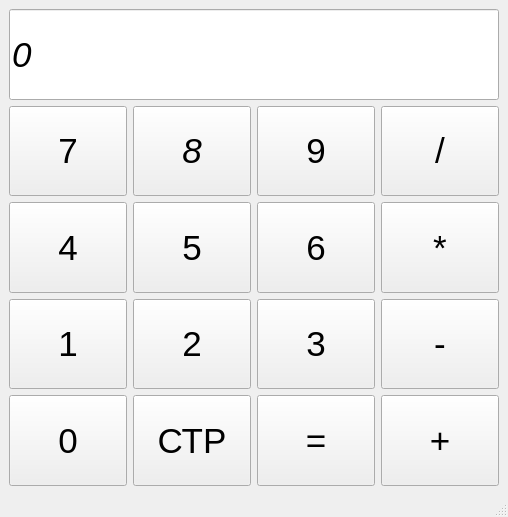
<?xml version="1.0" encoding="UTF-8"?>
<ui version="4.0">
 <class>MainWindow</class>
 <widget class="QMainWindow" name="MainWindow">
  <property name="geometry">
   <rect>
    <x>0</x>
    <y>0</y>
    <width>508</width>
    <height>517</height>
   </rect>
  </property>
  <property name="windowTitle">
   <string>Калькулятор</string>
  </property>
  <widget class="QWidget" name="centralwidget">
   <layout class="QVBoxLayout" name="verticalLayout_2">
    <item>
     <widget class="QLineEdit" name="OutputLine">
      <property name="sizePolicy">
       <sizepolicy hsizetype="Expanding" vsizetype="Preferred">
        <horstretch>0</horstretch>
        <verstretch>0</verstretch>
       </sizepolicy>
      </property>
      <property name="font">
       <font>
        <pointsize>26</pointsize>
        <italic>true</italic>
       </font>
      </property>
      <property name="layoutDirection">
       <enum>Qt::LeftToRight</enum>
      </property>
      <property name="text">
       <string>0</string>
      </property>
      <property name="readOnly">
       <bool>true</bool>
      </property>
      <property name="cursorMoveStyle">
       <enum>Qt::LogicalMoveStyle</enum>
      </property>
     </widget>
    </item>
    <item>
     <layout class="QHBoxLayout" name="horizontalLayout_4">
      <item>
       <widget class="QPushButton" name="mPushButton_7">
        <property name="sizePolicy">
         <sizepolicy hsizetype="Minimum" vsizetype="Preferred">
          <horstretch>0</horstretch>
          <verstretch>0</verstretch>
         </sizepolicy>
        </property>
        <property name="font">
         <font>
          <pointsize>26</pointsize>
         </font>
        </property>
        <property name="text">
         <string>7</string>
        </property>
       </widget>
      </item>
      <item>
       <widget class="QPushButton" name="mPushButton_8">
        <property name="sizePolicy">
         <sizepolicy hsizetype="Minimum" vsizetype="Preferred">
          <horstretch>0</horstretch>
          <verstretch>0</verstretch>
         </sizepolicy>
        </property>
        <property name="font">
         <font>
          <pointsize>26</pointsize>
          <italic>true</italic>
         </font>
        </property>
        <property name="text">
         <string>8</string>
        </property>
       </widget>
      </item>
      <item>
       <widget class="QPushButton" name="mPushButton_9">
        <property name="sizePolicy">
         <sizepolicy hsizetype="Minimum" vsizetype="Preferred">
          <horstretch>0</horstretch>
          <verstretch>0</verstretch>
         </sizepolicy>
        </property>
        <property name="font">
         <font>
          <pointsize>26</pointsize>
         </font>
        </property>
        <property name="text">
         <string>9</string>
        </property>
       </widget>
      </item>
      <item>
       <widget class="QPushButton" name="mPushButton_division">
        <property name="sizePolicy">
         <sizepolicy hsizetype="Minimum" vsizetype="Preferred">
          <horstretch>0</horstretch>
          <verstretch>0</verstretch>
         </sizepolicy>
        </property>
        <property name="font">
         <font>
          <pointsize>26</pointsize>
         </font>
        </property>
        <property name="text">
         <string>/</string>
        </property>
       </widget>
      </item>
     </layout>
    </item>
    <item>
     <layout class="QHBoxLayout" name="horizontalLayout_5">
      <item>
       <widget class="QPushButton" name="mPushButton_4">
        <property name="sizePolicy">
         <sizepolicy hsizetype="Minimum" vsizetype="Preferred">
          <horstretch>0</horstretch>
          <verstretch>0</verstretch>
         </sizepolicy>
        </property>
        <property name="font">
         <font>
          <pointsize>26</pointsize>
         </font>
        </property>
        <property name="text">
         <string>4</string>
        </property>
       </widget>
      </item>
      <item>
       <widget class="QPushButton" name="mPushButton_5">
        <property name="sizePolicy">
         <sizepolicy hsizetype="Minimum" vsizetype="Preferred">
          <horstretch>0</horstretch>
          <verstretch>0</verstretch>
         </sizepolicy>
        </property>
        <property name="font">
         <font>
          <pointsize>26</pointsize>
         </font>
        </property>
        <property name="text">
         <string>5</string>
        </property>
       </widget>
      </item>
      <item>
       <widget class="QPushButton" name="mPushButton_6">
        <property name="sizePolicy">
         <sizepolicy hsizetype="Minimum" vsizetype="Preferred">
          <horstretch>0</horstretch>
          <verstretch>0</verstretch>
         </sizepolicy>
        </property>
        <property name="font">
         <font>
          <pointsize>26</pointsize>
         </font>
        </property>
        <property name="text">
         <string>6</string>
        </property>
       </widget>
      </item>
      <item>
       <widget class="QPushButton" name="mPushButton_multiplay">
        <property name="sizePolicy">
         <sizepolicy hsizetype="Minimum" vsizetype="Preferred">
          <horstretch>0</horstretch>
          <verstretch>0</verstretch>
         </sizepolicy>
        </property>
        <property name="font">
         <font>
          <pointsize>26</pointsize>
         </font>
        </property>
        <property name="text">
         <string>*</string>
        </property>
       </widget>
      </item>
     </layout>
    </item>
    <item>
     <layout class="QHBoxLayout" name="horizontalLayout_7">
      <item>
       <widget class="QPushButton" name="mPushButton_1">
        <property name="sizePolicy">
         <sizepolicy hsizetype="Minimum" vsizetype="Preferred">
          <horstretch>0</horstretch>
          <verstretch>0</verstretch>
         </sizepolicy>
        </property>
        <property name="font">
         <font>
          <pointsize>26</pointsize>
         </font>
        </property>
        <property name="text">
         <string>1</string>
        </property>
       </widget>
      </item>
      <item>
       <widget class="QPushButton" name="mPushButton_2">
        <property name="sizePolicy">
         <sizepolicy hsizetype="Minimum" vsizetype="Preferred">
          <horstretch>0</horstretch>
          <verstretch>0</verstretch>
         </sizepolicy>
        </property>
        <property name="font">
         <font>
          <pointsize>26</pointsize>
         </font>
        </property>
        <property name="text">
         <string>2</string>
        </property>
       </widget>
      </item>
      <item>
       <widget class="QPushButton" name="mPushButton_3">
        <property name="sizePolicy">
         <sizepolicy hsizetype="Minimum" vsizetype="Preferred">
          <horstretch>0</horstretch>
          <verstretch>0</verstretch>
         </sizepolicy>
        </property>
        <property name="font">
         <font>
          <pointsize>26</pointsize>
         </font>
        </property>
        <property name="text">
         <string>3</string>
        </property>
       </widget>
      </item>
      <item>
       <widget class="QPushButton" name="mPushButton_mines">
        <property name="sizePolicy">
         <sizepolicy hsizetype="Minimum" vsizetype="Preferred">
          <horstretch>0</horstretch>
          <verstretch>0</verstretch>
         </sizepolicy>
        </property>
        <property name="font">
         <font>
          <pointsize>26</pointsize>
         </font>
        </property>
        <property name="text">
         <string>-</string>
        </property>
       </widget>
      </item>
     </layout>
    </item>
    <item>
     <layout class="QHBoxLayout" name="horizontalLayout_6">
      <item>
       <widget class="QPushButton" name="mPushButton_0">
        <property name="sizePolicy">
         <sizepolicy hsizetype="Minimum" vsizetype="Preferred">
          <horstretch>0</horstretch>
          <verstretch>0</verstretch>
         </sizepolicy>
        </property>
        <property name="font">
         <font>
          <pointsize>26</pointsize>
         </font>
        </property>
        <property name="text">
         <string>0</string>
        </property>
       </widget>
      </item>
      <item>
       <widget class="QPushButton" name="mPushButton_clear">
        <property name="sizePolicy">
         <sizepolicy hsizetype="Minimum" vsizetype="Preferred">
          <horstretch>0</horstretch>
          <verstretch>0</verstretch>
         </sizepolicy>
        </property>
        <property name="font">
         <font>
          <pointsize>26</pointsize>
         </font>
        </property>
        <property name="text">
         <string>СТР</string>
        </property>
       </widget>
      </item>
      <item>
       <widget class="QPushButton" name="mPushButton_equals">
        <property name="sizePolicy">
         <sizepolicy hsizetype="Minimum" vsizetype="Preferred">
          <horstretch>0</horstretch>
          <verstretch>0</verstretch>
         </sizepolicy>
        </property>
        <property name="font">
         <font>
          <pointsize>26</pointsize>
         </font>
        </property>
        <property name="text">
         <string>=</string>
        </property>
       </widget>
      </item>
      <item>
       <widget class="QPushButton" name="mPushButton_plus">
        <property name="sizePolicy">
         <sizepolicy hsizetype="Minimum" vsizetype="Preferred">
          <horstretch>0</horstretch>
          <verstretch>0</verstretch>
         </sizepolicy>
        </property>
        <property name="font">
         <font>
          <pointsize>26</pointsize>
         </font>
        </property>
        <property name="text">
         <string>+</string>
        </property>
        <property name="autoDefault">
         <bool>false</bool>
        </property>
        <property name="default">
         <bool>false</bool>
        </property>
        <property name="flat">
         <bool>false</bool>
        </property>
       </widget>
      </item>
     </layout>
    </item>
   </layout>
  </widget>
  <widget class="QMenuBar" name="menubar">
   <property name="geometry">
    <rect>
     <x>0</x>
     <y>0</y>
     <width>508</width>
     <height>26</height>
    </rect>
   </property>
  </widget>
  <widget class="QStatusBar" name="statusbar"/>
 </widget>
 <resources/>
 <connections/>
</ui>
